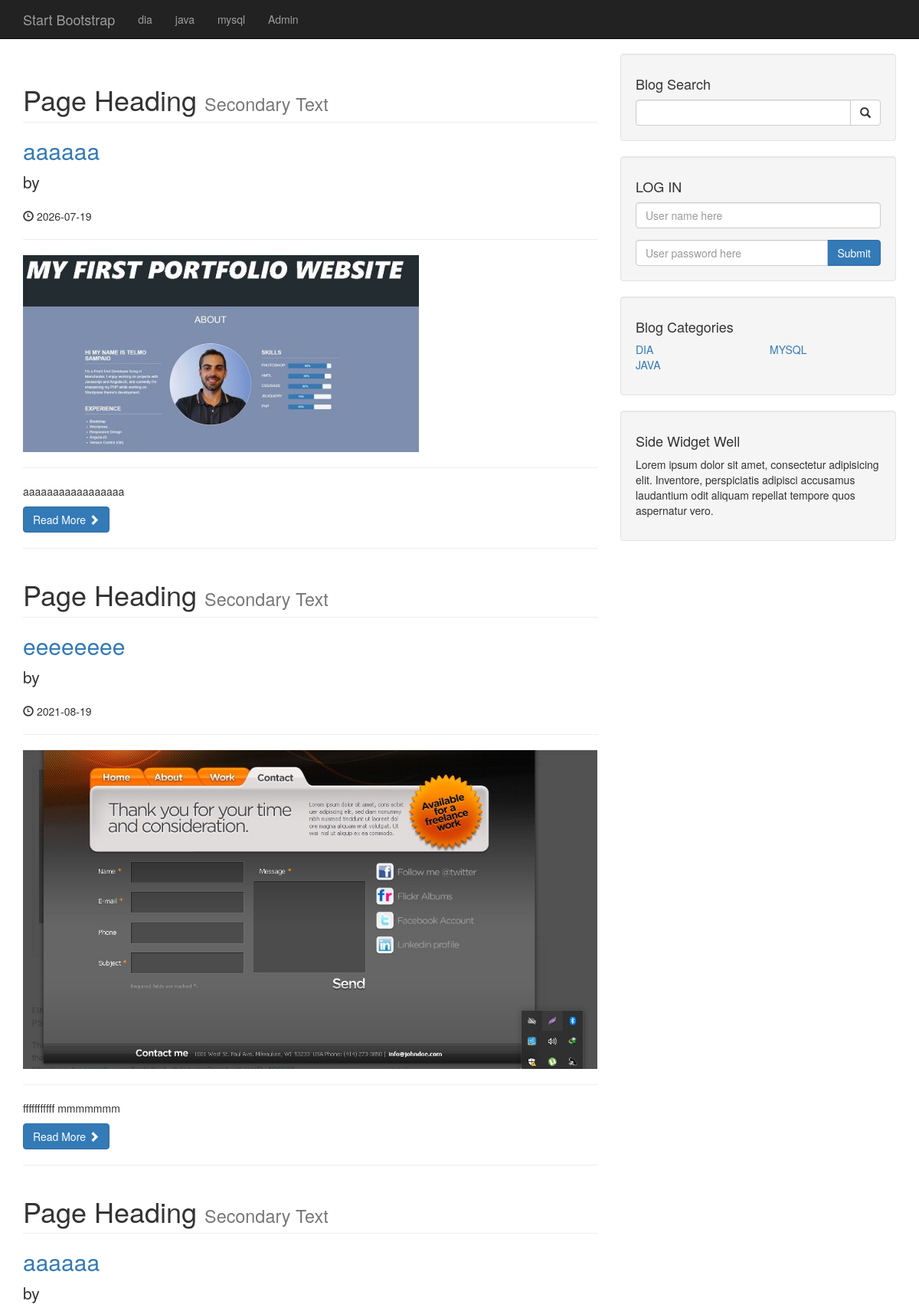
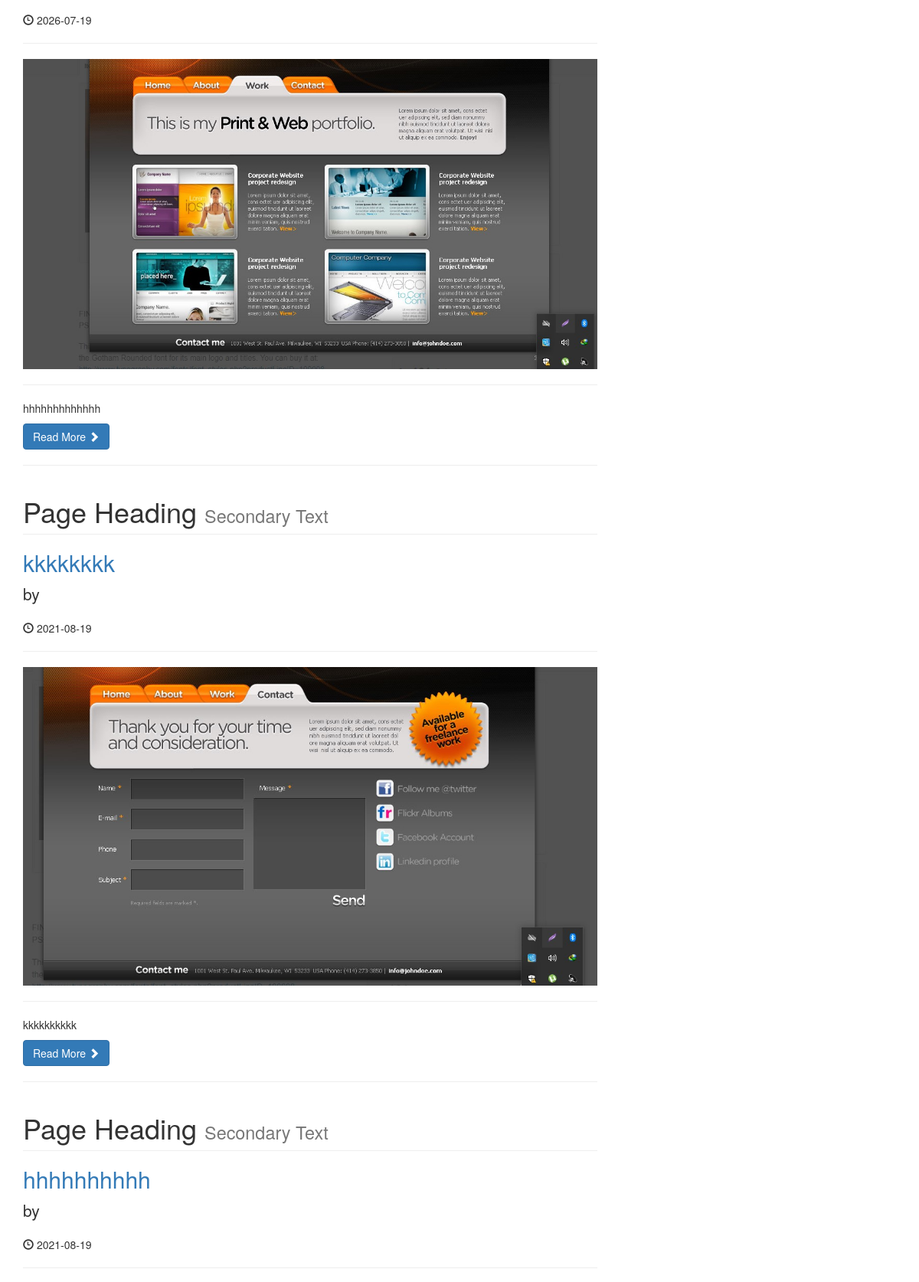
The page /cms2/index.php (upper part) on the database its author committed (2 pictures, top to bottom).
### tables this page shows
CREATE TABLE `categories` (
  `cat_id` int(3) NOT NULL,
  `cat_title` varchar(255) NOT NULL
);

CREATE TABLE `posts` (
  `post_id` int(3) NOT NULL,
  `post_title` varchar(255) NOT NULL,
  `post_date` date NOT NULL,
  `post_category` int(3) NOT NULL,
  `post_image` text NOT NULL,
  `post_content` text NOT NULL,
  `post_status` varchar(255) NOT NULL,
  `post_tags` varchar(255) NOT NULL
);

### cms2/index.php (the view, shortened to what this page needs)
<?php include("includes/header.php"); ?>
    <?php include("includes/navigation.php"); ?>
    <div class="container">
        <div class="row">
            <div class="col-md-8">
                <?php
                $post_query = "SELECT * FROM posts";
                $post_query_run = mysqli_query($con, $post_query);
                while ($post_query_row = mysqli_fetch_assoc($post_query_run)) {
                    $post_id = $post_query_row['post_id'];
                    $post_title = $post_query_row['post_title'];
                    $post_author = $post_query_row['post_author'];
                    $post_date = $post_query_row['post_date'];
                    $post_image = $post_query_row['post_image'];
                    $post_content = $post_query_row['post_content'];
                    ?>
                <h1 class="page-header">
                Page Heading
                <small>Secondary Text</small>
                </h1>
                <h2>  <a href="post.php?p_id=<?php echo $post_id; ?>"><?php echo $post_title; ?></a></h2>
                <p class="lead"> by <a href="index.php"><?php echo $post_author; ?></a></p>
                <p><span class="glyphicon glyphicon-time"></span> <?php echo $post_date; ?></p>
                <hr>
                <img class="img-responsive" src="images/<?php echo $post_image;?>" alt="">
                <hr>
                <p><?php echo $post_content;?></p>
                <a class="btn btn-primary" href="#">Read More <span class="glyphicon glyphicon-chevron-right"></span></a>
                <hr>
            <?php }?>
            </div>
            <?php include("includes/sidebar.php"); ?>
        </div>
        <?php include("includes/footer.php"); ?>

### cms2/includes/navigation.php (shortened to what this page needs)
<nav class="navbar navbar-inverse navbar-fixed-top" role="navigation">
        <div class="container">
            <div class="navbar-header">
                <a class="navbar-brand" href="#">Start Bootstrap</a>
            </div>
            <div class="collapse navbar-collapse" id="bs-example-navbar-collapse-1">
                <ul class="nav navbar-nav">
                      <?php
                        $query = "SELECT * FROM categories";
                        $query_run = mysqli_query($con, $query);
                        while ($row = mysqli_fetch_assoc($query_run)) {
                            $cat_title = $row['cat_title'];
                            echo "<li><a href='#'>{$cat_title}</a></li>";
                        }
                       ?>
                       <li><a href='admin/index.php'>Admin</a></li>
                </ul>
            </div>
        </div>
    </nav>

### cms2/includes/sidebar.php
<div class="col-md-4">
                <div class="well">
                    <h4>Blog Search</h4>
                     <form action="search.php" method="POST">
                    <div class="input-group">
                        <input type="text" name="search" class="form-control">
                        <span class="input-group-btn">
                            <button class="btn btn-default" type="submit" name="submit">
                                <span class="glyphicon glyphicon-search"></span>
                        </button>
                        </span>
                    </div>
                    </form>
                </div>
                <div class="well">
                    <h4>LOG IN</h4>
                     <form action="includes/login.php" method="POST">
                    <div class="form-group">
                        <input type="text" name="username" class="form-control" placeholder="User name here">
                    </div>
                    <div class="input-group">
                        <input type="password" name="password" class="form-control" placeholder="User password here">
                        <span class="input-group-btn">
                            <button type="submit" class="btn btn-primary" name="submit_login">Submit</button>
                        </span>
                    </div>
                    </form>
                </div>
                <div class="well">
                    <h4>Blog Categories</h4>
                    <div class="row">
                         <?php
                        $query = "SELECT * FROM categories WHERE mod(cat_id,2) = 0";
                        $query_run = mysqli_query($con, $query);
                       ?>
                        <div class="col-lg-6">
                            <ul class="list-unstyled">
                                <?php
                                  while ($row = mysqli_fetch_assoc($query_run)) {
                            $cat_title = strtoupper($row['cat_title']);
                            $cat_id = $row['cat_id'];
                            echo "<li><a href='category.php?category=$cat_id'>$cat_title</a></li>";
                        }?>
                            </ul>
                        </div>
                         <?php
                        $query = "SELECT * FROM categories WHERE mod(cat_id,2) = 1";
                        $query_run = mysqli_query($con, $query);
                       ?>
                        <div class="col-lg-6">
                            <ul class="list-unstyled">
                                 <?php
                                  while ($row = mysqli_fetch_assoc($query_run)) {
                            $cat_title = strtoupper($row['cat_title']);
                            $cat_id = $row['cat_id'];
                            echo "<li><a href='category.php?category=$cat_id'>$cat_title</a></li>";
                        }?>
                            </ul>
                        </div>
                    </div>
                </div>
                <div class="well">
                    <h4>Side Widget Well</h4>
                    <p>Lorem ipsum dolor sit amet, consectetur adipisicing elit. Inventore, perspiciatis adipisci accusamus laudantium odit aliquam repellat tempore quos aspernatur vero.</p>
                </div>
            </div>

### cms2/css/blog-home.css (style rules this page uses)
body { padding-top: 70px; }

### rows shown on the page
categories: cat_title "dia", cat_title "DIA"
categories: cat_title "java", cat_title "JAVA"
categories: cat_title "mysql", cat_title "MYSQL"
posts: post_title "aaaaaa", post_date "2026-07-19", post_image (picture), post_content "aaaaaaaaaaaaaaaaa"
posts: post_title "eeeeeeee", post_date "2021-08-19", post_image (picture), post_content "fffffffffff mmmmmmm"
posts: post_title "aaaaaa", post_date "2026-07-19", post_image (picture), post_content "hhhhhhhhhhhhh"
posts: post_title "kkkkkkkk", post_date "2021-08-19", post_image (picture), post_content "kkkkkkkkkk"
posts: post_title "hhhhhhhhhh", post_date "2021-08-19"
